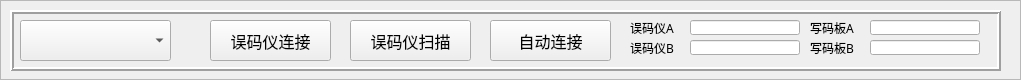
   <widget class="QFrame" name="frame_8">
    <property name="geometry">
     <rect>
      <x>10</x>
      <y>10</y>
      <width>1021</width>
      <height>80</height>
     </rect>
    </property>
    <property name="frameShape">
     <enum>QFrame::StyledPanel</enum>
    </property>
    <property name="frameShadow">
     <enum>QFrame::Plain</enum>
    </property>
    <widget class="QFrame" name="COM_fram_2">
     <property name="geometry">
      <rect>
       <x>10</x>
       <y>10</y>
       <width>991</width>
       <height>61</height>
      </rect>
     </property>
     <property name="frameShape">
      <enum>QFrame::Box</enum>
     </property>
     <property name="frameShadow">
      <enum>QFrame::Raised</enum>
     </property>
     <property name="lineWidth">
      <number>2</number>
     </property>
     <widget class="QComboBox" name="comboBox_com_W">
      <property name="geometry">
       <rect>
        <x>10</x>
        <y>10</y>
        <width>151</width>
        <height>41</height>
       </rect>
      </property>
      <property name="font">
       <font>
        <family>黑体</family>
        <pointsize>12</pointsize>
       </font>
      </property>
     </widget>
     <widget class="QPushButton" name="pushButton_link_com_W">
      <property name="geometry">
       <rect>
        <x>200</x>
        <y>10</y>
        <width>121</width>
        <height>41</height>
       </rect>
      </property>
      <property name="font">
       <font>
        <family>黑体</family>
        <pointsize>12</pointsize>
       </font>
      </property>
      <property name="text">
       <string>误码仪连接</string>
      </property>
     </widget>
     <widget class="QPushButton" name="pushButton_sweep_com_W">
      <property name="geometry">
       <rect>
        <x>340</x>
        <y>10</y>
        <width>121</width>
        <height>41</height>
       </rect>
      </property>
      <property name="font">
       <font>
        <family>黑体</family>
        <pointsize>12</pointsize>
       </font>
      </property>
      <property name="text">
       <string>误码仪扫描</string>
      </property>
     </widget>
     <widget class="QPushButton" name="pushButton_sweep_auto_W">
      <property name="geometry">
       <rect>
        <x>480</x>
        <y>10</y>
        <width>121</width>
        <height>41</height>
       </rect>
      </property>
      <property name="font">
       <font>
        <family>黑体</family>
        <pointsize>12</pointsize>
       </font>
      </property>
      <property name="text">
       <string>自动连接</string>
      </property>
     </widget>
     <widget class="QLineEdit" name="lineEdit_xm_B">
      <property name="geometry">
       <rect>
        <x>860</x>
        <y>30</y>
        <width>110</width>
        <height>15</height>
       </rect>
      </property>
      <property name="maximumSize">
       <size>
        <width>110</width>
        <height>15</height>
       </size>
      </property>
     </widget>
     <widget class="QLineEdit" name="lineEdit_xm_A">
      <property name="geometry">
       <rect>
        <x>860</x>
        <y>10</y>
        <width>110</width>
        <height>15</height>
       </rect>
      </property>
      <property name="maximumSize">
       <size>
        <width>110</width>
        <height>15</height>
       </size>
      </property>
     </widget>
     <widget class="QLineEdit" name="lineEdit_wm_A">
      <property name="geometry">
       <rect>
        <x>680</x>
        <y>10</y>
        <width>110</width>
        <height>15</height>
       </rect>
      </property>
      <property name="maximumSize">
       <size>
        <width>110</width>
        <height>15</height>
       </size>
      </property>
     </widget>
     <widget class="QLineEdit" name="lineEdit_wm_B">
      <property name="geometry">
       <rect>
        <x>680</x>
        <y>30</y>
        <width>110</width>
        <height>15</height>
       </rect>
      </property>
      <property name="maximumSize">
       <size>
        <width>110</width>
        <height>15</height>
       </size>
      </property>
     </widget>
     <widget class="QLabel" name="label_5">
      <property name="geometry">
       <rect>
        <x>620</x>
        <y>10</y>
        <width>61</width>
        <height>16</height>
       </rect>
      </property>
      <property name="font">
       <font>
        <family>黑体</family>
       </font>
      </property>
      <property name="text">
       <string>误码仪A</string>
      </property>
     </widget>
     <widget class="QLabel" name="label_6">
      <property name="geometry">
       <rect>
        <x>620</x>
        <y>30</y>
        <width>61</width>
        <height>16</height>
       </rect>
      </property>
      <property name="font">
       <font>
        <family>黑体</family>
       </font>
      </property>
      <property name="text">
       <string>误码仪B</string>
      </property>
     </widget>
     <widget class="QLabel" name="label_7">
      <property name="geometry">
       <rect>
        <x>800</x>
        <y>30</y>
        <width>61</width>
        <height>16</height>
       </rect>
      </property>
      <property name="font">
       <font>
        <family>黑体</family>
       </font>
      </property>
      <property name="text">
       <string>写码板B</string>
      </property>
     </widget>
     <widget class="QLabel" name="label_8">
      <property name="geometry">
       <rect>
        <x>800</x>
        <y>10</y>
        <width>61</width>
        <height>16</height>
       </rect>
      </property>
      <property name="font">
       <font>
        <family>黑体</family>
       </font>
      </property>
      <property name="text">
       <string>写码板A</string>
      </property>
     </widget>
    </widget>
   </widget>
